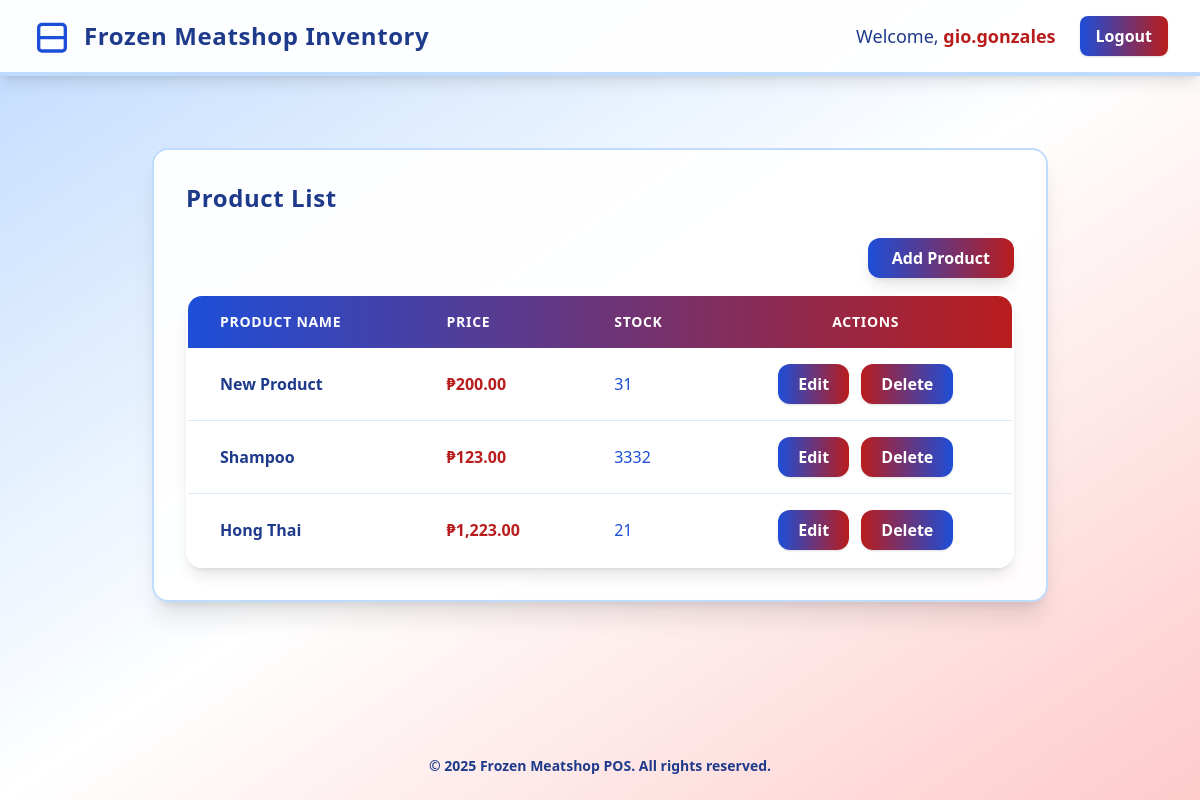
Before: /inventory (signed in) with the older database file.
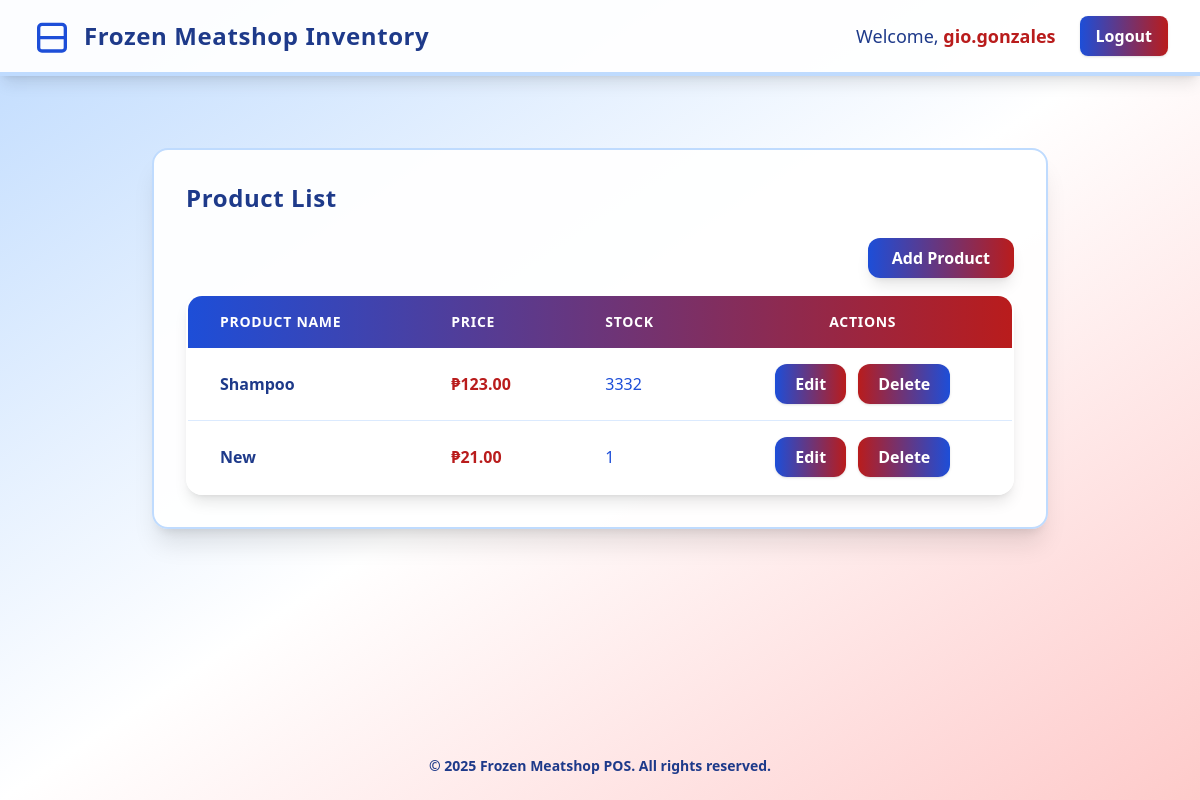
After: the same page with the newer database file.
### tables this page shows
CREATE TABLE products (product_id INTEGER PRIMARY KEY AUTOINCREMENT, product_name TEXT NOT NULL, price REAL NOT NULL, stock INTEGER DEFAULT 0, created_at DATETIME DEFAULT CURRENT_TIMESTAMP);

### src/controllers/DashboardController.php (called while the page is built, shortened)
<?php
class DashboardController {
    public function inventory(){
        $products = (new Product())->getAll();
        $formatter = new NumberFormatter('en_PH', NumberFormatter::CURRENCY);
        $products = array_map(function($product) use ($formatter){
            $formattedPrice = $formatter->formatCurrency($product['price'], 'PHP');
            return array_merge($product, ['price' => $formattedPrice, 'product_name' => ucfirst($product['product_name'])]);
        }, $products);
        $cwd = getcwd();
        include $cwd . '/src/views/inventory.php';
    }
}

### index.php (called while the page is built, shortened)
<?php
$router = new router();
$router->get('/login', [auth_controller::class, 'showLoginForm']);
$router->get('/signup', [auth_controller::class, 'signup']);
$router->get('/dashboard', [DashboardController::class, 'index']);
$router->get('/inventory', [DashboardController::class, 'inventory']);
$router->get('/', [LandingController::class, 'index']);
$router->get('/error', [LandingController::class, 'error']);
$router->post('/signin', [auth_controller::class, 'signin']);
$router->post('/signup', [auth_controller::class, 'register']);
$router->post('/add-product', [ProductController::class, 'store']);
$router->post('/edit-product', [ProductController::class, 'update']);
$router->post('/delete-product', [ProductController::class, 'destroy']);
$router->post('/logout', [auth_controller::class, 'logout']);
$router->dispatch();

### src/Session.php (called while the page is built, shortened)
<?php
class Session {
    public static function get(string $key) {
        return $_SESSION[$key] ?? null;
    }
}

### src/models/db.php (called while the page is built, shortened)
<?php
class DB{
    private $database;
    public function __construct($dbFile = "./../../database/database.db")
    {
        try{
            $cwd = getcwd();
            $dbFile = $cwd . '/database/database.db';
            $this->database = new \SQLite3($dbFile);
        }catch(Exception $e ){
            die("Database connection failed: " .  $e->getMessage());
        }
    }
    public  function getConnection(){
        return $this->database;
    }
}

### src/models/Product.php (called while the page is built, shortened)
<?php
class Product
{
    public $table = 'products';
    private $dbConnection;
    public function __construct()
    {
        $this->dbConnection = (new DB())->getConnection();
    }
    public function getAll()
    {
        $result = $this->dbConnection->query("SELECT * FROM {$this->table}");
        $products = [];
        while ($row = $result->fetchArray(SQLITE3_ASSOC)) {
            $products[] = $row;
        }
        return $products;
    }
}

### src/views/inventory.php (the view, shortened to what this page needs)
<?php
require_once __DIR__ . '/../Session.php';
$currentUser = Session::get('user')['username'] ?? null;
?>
<!DOCTYPE html>
<html lang="en">
<head>
    <script src="https://cdn.tailwindcss.com"></script>
</head>
<body class="min-h-screen bg-gradient-to-br from-blue-200 via-white to-red-200 flex flex-col">
    <nav class="bg-white bg-opacity-95 shadow-lg py-4 px-8 flex items-center justify-between border-b-4 border-blue-200">
        <div class="flex items-center space-x-3">
            <svg class="w-10 h-10 text-blue-700" fill="none" stroke="currentColor" stroke-width="2" viewBox="0 0 24 24"><path stroke-linecap="round" stroke-linejoin="round" d="M20 13V7a2 2 0 00-2-2H6a2 2 0 00-2 2v6m16 0v6a2 2 0 01-2 2H6a2 2 0 01-2-2v-6m16 0H4"/></svg>
            <span class="text-2xl font-extrabold text-blue-900 tracking-wide">Frozen Meatshop Inventory</span>
        </div>
        <div class="flex items-center space-x-6">
            <span class="text-blue-900 text-lg font-medium">
                <?php if ($currentUser): ?>
                    Welcome, <span class="font-bold text-red-700"><?php echo htmlspecialchars($currentUser); ?></span>
                <?php else: ?>
                    Welcome, Guest
                <?php endif; ?>
            </span>
            <form action="/logout" method="POST">
                <button type="submit" class="bg-gradient-to-r from-blue-700 to-red-700 text-white px-4 py-2 rounded-lg font-bold shadow hover:from-blue-900 hover:to-red-800 transition">Logout</button>
            </form>
        </div>
    </nav>
    <main class="flex-1 flex flex-col items-center p-8">
        <div class="w-full max-w-4xl bg-white bg-opacity-95 rounded-2xl shadow-xl p-8 mt-10 border-2 border-blue-200">
            <h2 class="text-2xl font-extrabold text-blue-900 mb-6 tracking-wide">Product List</h2>
            <div class="flex justify-end mb-4">
                <button class="bg-gradient-to-r from-blue-700 to-red-700 text-white px-6 py-2 rounded-xl font-bold shadow-lg hover:from-blue-900 hover:to-red-800 transition-all duration-200" onclick="openAddModal()">Add Product</button>
            </div>
            <div class="overflow-x-auto rounded-2xl shadow-lg">
                <table class="min-w-full bg-white rounded-2xl overflow-hidden border-2 border-blue-100">
                    <thead>
                        <tr class="bg-gradient-to-r from-blue-700 to-red-700 text-white">
                            <th class="px-8 py-4 text-left text-sm font-bold uppercase tracking-wider">Product Name</th>
                            <th class="px-8 py-4 text-left text-sm font-bold uppercase tracking-wider">Price</th>
                            <th class="px-8 py-4 text-left text-sm font-bold uppercase tracking-wider">Stock</th>
                            <th class="px-8 py-4 text-center text-sm font-bold uppercase tracking-wider">Actions</th>
                        </tr>
                    </thead>
                    <tbody>
                        <?php foreach ($products as $product): ?>
                        <tr class="hover:bg-blue-50 transition-all duration-150">
                            <td class="px-8 py-4 whitespace-nowrap text-blue-900 font-semibold border-b border-blue-100"> <?php echo $product['product_name'] ?></td>
                            <td class="px-8 py-4 whitespace-nowrap text-red-700 font-bold border-b border-blue-100"> <?php echo $product['price'] ?></td>
                            <td class="px-8 py-4 whitespace-nowrap text-blue-700 border-b border-blue-100"> <?php echo $product['stock'] ?></td>
                            <td class="px-8 py-4 whitespace-nowrap text-center border-b border-blue-100">
                                <button
                                    class="bg-gradient-to-r from-blue-700 to-red-700 text-white px-5 py-2 rounded-xl font-bold shadow hover:from-blue-900 hover:to-red-800 transition-all duration-150 mr-2"
                                    data-id="<?php echo htmlspecialchars($product['product_id'] ?? ''); ?>"
                                    data-name="<?php echo htmlspecialchars($product['product_name'] ?? ''); ?>"
                                    data-price="<?php
                                    $clean = preg_replace('/[₱,]|PHP/i', '', $product['price']);
                                    $value = (float) trim($clean);
                                    echo htmlspecialchars($value ?? 0.0);
                                    ?>"
                                    data-stock="<?php echo htmlspecialchars($product['stock'] ?? ''); ?>"
                                    onclick="handleEditButtonClick(this)">
                                    Edit
                                </button>
                                <button class="bg-gradient-to-r from-red-700 to-blue-700 text-white px-5 py-2 rounded-xl font-bold shadow hover:from-red-900 hover:to-blue-800 transition-all duration-150"
                                    data-id="<?php echo htmlspecialchars($product['product_id'] ?? ''); ?>"
                                    data-name="<?php echo htmlspecialchars($product['product_name'] ?? ''); ?>"
                                    onclick="handleDeleteButtonClick(this)">
                                    Delete
                                </button>
                            </td>
                        </tr>
                        <?php endforeach;?>
                    </tbody>
                </table>
            </div>
        </div>
    </main>
    <footer class="text-center text-blue-900 py-6 text-sm font-semibold">
        &copy; 2025 Frozen Meatshop POS. All rights reserved.
    </footer>
</body>
</html>

### src/router.php (shortened to what this page needs)
<?php
class router{
    private array $routes = [];
    public  function  get(string $path, array $handler){
        $this->routes['GET'][$path] = $handler;
    }
    public  function post(string $path, array $handler){
        $this->routes['POST'][$path] = $handler;
    }
    public function  dispatch(){
        $method = $_SERVER['REQUEST_METHOD'];
        $path = parse_url($_SERVER['REQUEST_URI'], PHP_URL_PATH);
        $handler = $this->routes[$method][$path] ?? null;
        if ($handler && is_array($handler) && count($handler) === 2) {
            [$class, $methodName] = $handler;
            if (class_exists($class) && method_exists($class, $methodName)) {
                $controller = new $class();
                $controller->$methodName();
                return;
            }
        }
    }
}

### src/views/inventory.php (style rules this page uses)
body { background: linear-gradient(135deg, #e3f2fd 0%, #b3e5fc 60%, #b71c1c 100%); }

Changed rows visible on the page:
removed products: product_name "New Product", price "₱200.00", stock "31"
removed products: product_name "Hong Thai", price "₱1,223.00", stock "21"
added products: product_name "New", price "₱21.00", stock "1"
